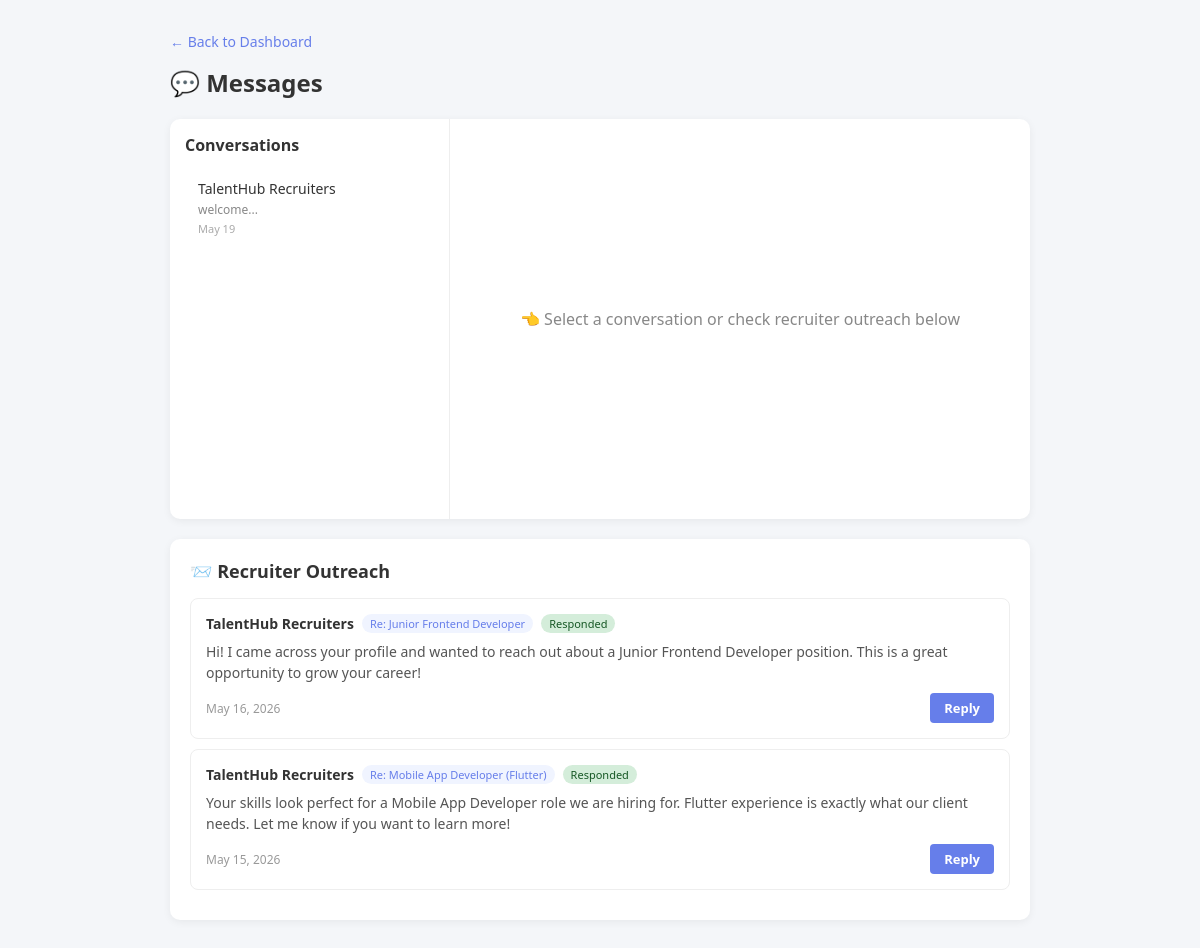
Page /prachi/Controller/messages_controller.php (signed in) on the committed database.
### tables this page shows
CREATE TABLE `recruiter_outreach` (
  `id` int(11) NOT NULL,
  `recruiter_id` int(11) NOT NULL,
  `seeker_id` int(11) NOT NULL,
  `job_id` int(11) DEFAULT NULL,
  `message` text DEFAULT NULL,
  `status` enum('sent','read','responded') NOT NULL DEFAULT 'sent',
  `sent_at` datetime NOT NULL
);

CREATE TABLE `recruiter_profiles` (
  `id` int(11) NOT NULL,
  `user_id` int(11) NOT NULL,
  `agency_name` varchar(200) DEFAULT NULL,
  `specialization` varchar(150) DEFAULT NULL,
  `description` text DEFAULT NULL,
  `website` varchar(255) DEFAULT NULL
);

CREATE TABLE `jobs` (
  `id` int(11) NOT NULL,
  `employer_id` int(11) DEFAULT NULL,
  `recruiter_id` int(11) DEFAULT NULL,
  `category_id` int(11) DEFAULT NULL,
  `title` varchar(255) NOT NULL,
  `description` text DEFAULT NULL,
  `requirements` text DEFAULT NULL,
  `benefits` text DEFAULT NULL,
  `salary_min` decimal(10,2) DEFAULT 0.00,
  `salary_max` decimal(10,2) DEFAULT 0.00,
  `location` varchar(150) DEFAULT NULL,
  `job_type` enum('full-time','part-time','remote','contract') NOT NULL DEFAULT 'full-time',
  `experience_level` enum('entry','mid','senior') NOT NULL DEFAULT 'entry',
  `deadline` date DEFAULT NULL,
  `status` enum('active','closed','draft','removed') DEFAULT 'active',
  `is_featured` tinyint(1) DEFAULT 0,
  `created_at` datetime NOT NULL
);

### prachi/Controller/messages_controller.php (called while the page is built, shortened)
<?php
require_once("../db.php");
require_once("../Model/message_model.php");
$userId = $_SESSION["user_id"];
$conversations = getConversations($userId);
$recruiterOutreach = getRecruiterOutreach($userId);
$viewData = [
    'conversations' => $conversations,
    'recruiterOutreach' => $recruiterOutreach,
    'messages' => [],
    'otherUser' => null,
    'activeChat' => null,
    'success' => $_SESSION["success"]["message"] ?? null
];
require_once("../View/messages_view.php");

### prachi/Model/message_model.php (called while the page is built, shortened)
<?php
require_once("../db.php");
function getConversations($userId) {
    global $conn;
    $userId = (int)$userId;
    $sql = "SELECT
                CASE WHEN m.sender_id = $userId THEN m.recipient_id ELSE m.sender_id END AS other_user_id,
                u.name AS other_user_name,
                u.role AS other_user_role,
                ep.company_name,
                rp.agency_name,
                MAX(m.body) AS last_message,
                MAX(m.sent_at) AS last_time,
                SUM(CASE WHEN m.recipient_id = $userId AND m.is_read = 0 THEN 1 ELSE 0 END) AS unread_count
            FROM messages m
            JOIN users u ON (CASE WHEN m.sender_id = $userId THEN m.recipient_id ELSE m.sender_id END) = u.id
            LEFT JOIN employer_profiles ep ON u.id = ep.user_id
            LEFT JOIN recruiter_profiles rp ON u.id = rp.user_id
            WHERE m.sender_id = $userId OR m.recipient_id = $userId
            GROUP BY other_user_id
            ORDER BY last_time DESC";
    $result = mysqli_query($conn, $sql);
    $conversations = [];
    while ($row = mysqli_fetch_assoc($result)) {
        $conversations[] = $row;
    }
    return $conversations;
}
function getRecruiterOutreach($seekerId) {
    global $conn;
    $seekerId = (int)$seekerId;
    $sql = "SELECT ro.*, u.name AS recruiter_name, rp.agency_name, j.title AS job_title
            FROM recruiter_outreach ro
            JOIN users u ON ro.recruiter_id = u.id
            LEFT JOIN recruiter_profiles rp ON u.id = rp.user_id
            LEFT JOIN jobs j ON ro.job_id = j.id
            WHERE ro.seeker_id = $seekerId
            ORDER BY ro.sent_at DESC";
    $result = mysqli_query($conn, $sql);
    $outreach = [];
    while ($row = mysqli_fetch_assoc($result)) {
        $outreach[] = $row;
    }
    return $outreach;
}

### prachi/View/messages_view.php (the view, shortened to what this page needs)
<?php
$conversations = $viewData['conversations'] ?? [];
$messages = $viewData['messages'] ?? [];
$otherUser = $viewData['otherUser'] ?? null;
$activeChat = $viewData['activeChat'] ?? null;
$recruiterOutreach = $viewData['recruiterOutreach'] ?? [];
$currentUserId = $_SESSION['user_id'];
?>
<!DOCTYPE html>
<html lang="en">
<head>
    <link rel="stylesheet" href="../View/css/messages.css">
</head>
<body>
    <div class="container">
        <a href="../Controller/seeker_dashboard_controller.php" class="back-link">← Back to Dashboard</a>
        <h1>💬 Messages</h1>
        <div class="messages-layout">
            <div class="chat-sidebar">
                <h3>Conversations</h3>
                <?php if (empty($conversations)): ?>
                    <p class="empty-text">No conversations yet</p>
                <?php else: ?>
                    <?php foreach ($conversations as $conv): ?>
                        <a href="../Controller/messages_controller.php?user=<?php echo $conv['other_user_id']; ?>"
                           class="conv-item <?php echo $activeChat == $conv['other_user_id'] ? 'active' : ''; ?>">
                            <div class="conv-name">
                                <?php echo htmlspecialchars($conv['company_name'] ?? $conv['agency_name'] ?? $conv['other_user_name']); ?>
                            </div>
                            <div class="conv-preview"><?php echo htmlspecialchars(substr($conv['last_message'], 0, 40)); ?>...</div>
                            <div class="conv-time"><?php echo date('M j', strtotime($conv['last_time'])); ?></div>
                        </a>
                    <?php endforeach; ?>
                <?php endif; ?>
            </div>
            <div class="chat-main">
                <?php if ($otherUser): ?>
                    <div class="chat-header">
                        <h3><?php echo htmlspecialchars($otherUser['company_name'] ?? $otherUser['agency_name'] ?? $otherUser['name']); ?></h3>
                    </div>
                    <div class="chat-messages" id="chatMessages">
    <?php if (empty($messages) && empty($recruiterOutreach)): ?>
        <p class="empty-text">No messages yet. Start the conversation!</p>
    <?php else: ?>
        <?php foreach ($recruiterOutreach as $ro): ?>
            <?php if ($ro['recruiter_id'] == $activeChat): ?>
                <div class="message received">
                    <div class="msg-bubble outreach-bubble">
                        <div class="outreach-label">📨 Recruiter Outreach<?php if ($ro['job_title']): ?> - <?php echo htmlspecialchars($ro['job_title']); ?><?php endif; ?></div>
                        <?php echo nl2br(htmlspecialchars($ro['message'])); ?>
                    </div>
                    <div class="msg-time"><?php echo date('M j, g:i A', strtotime($ro['sent_at'])); ?></div>
                </div>
            <?php endif; ?>
        <?php endforeach; ?>
        <?php foreach ($messages as $msg): ?>
            <div class="message <?php echo $msg['sender_id'] == $currentUserId ? 'sent' : 'received'; ?>">
                <div class="msg-bubble">
                    <?php echo nl2br(htmlspecialchars($msg['body'])); ?>
                </div>
                <div class="msg-time"><?php echo date('g:i A', strtotime($msg['sent_at'])); ?></div>
            </div>
        <?php endforeach; ?>
    <?php endif; ?>
</div>
                    <form method="post" class="chat-form">
                        <input type="hidden" name="recipient_id" value="<?php echo $otherUser['id']; ?>">
                        <textarea name="message" placeholder="Type your message..." required></textarea>
                        <button type="submit" class="btn btn-primary">Send</button>
                    </form>
                <?php else: ?>
                    <div class="no-chat">
                        <p>👈 Select a conversation or check recruiter outreach below</p>
                    </div>
                <?php endif; ?>
            </div>
        </div>
        <div class="section">
            <h2>📨 Recruiter Outreach</h2>
            <?php if (empty($recruiterOutreach)): ?>
                <p class="empty-text">No recruiter outreach messages yet</p>
            <?php else: ?>
                <?php foreach ($recruiterOutreach as $ro): ?>
                    <div class="outreach-card">
                        <div class="outreach-header">
                            <strong><?php echo htmlspecialchars($ro['agency_name'] ?? $ro['recruiter_name']); ?></strong>
                            <?php if ($ro['job_title']): ?>
                                <span class="tag">Re: <?php echo htmlspecialchars($ro['job_title']); ?></span>
                            <?php endif; ?>
                            <span class="outreach-status status-<?php echo $ro['status']; ?>"><?php echo ucfirst($ro['status']); ?></span>
                        </div>
                        <p class="outreach-message"><?php echo nl2br(htmlspecialchars($ro['message'])); ?></p>
                        <div class="outreach-footer">
                            <span class="outreach-time"><?php echo date('M j, Y', strtotime($ro['sent_at'])); ?></span>
                            <a href="../Controller/messages_controller.php?user=<?php echo $ro['recruiter_id']; ?>" class="btn btn-sm">Reply</a>
                        </div>
                    </div>
                <?php endforeach; ?>
            <?php endif; ?>
        </div>
    </div>
</body>
</html>

### prachi/View/css/messages.css (style rules this page uses)
* { margin: 0; padding: 0; box-sizing: border-box; }
body { font-family: 'Segoe UI', Tahoma, Geneva, Verdana, sans-serif; background: #f4f6f9; color: #333; }
.container { max-width: 900px; margin: 30px auto; padding: 0 20px; }
.back-link { display: inline-block; margin-bottom: 15px; color: #667eea; text-decoration: none; font-size: 14px; }
h1 { font-size: 24px; margin-bottom: 20px; }
.messages-layout { display: flex; gap: 0; background: white; border-radius: 10px; box-shadow: 0 2px 8px rgba(0,0,0,0.06); margin-bottom: 20px; min-height: 400px; max-height: 600px; }
.chat-sidebar { width: 280px; border-right: 1px solid #eee; overflow-y: auto; padding: 15px; }
.chat-sidebar h3 { font-size: 16px; margin-bottom: 10px; }
.conv-item { display: block; padding: 12px; border-radius: 6px; text-decoration: none; margin-bottom: 5px; border: 1px solid transparent; }
.conv-name { font-weight: 500; color: #333; font-size: 14px; }
.conv-preview { color: #888; font-size: 12px; margin-top: 3px; }
.conv-time { color: #aaa; font-size: 11px; margin-top: 3px; }
.chat-main { flex: 1; display: flex; flex-direction: column; }
.no-chat { flex: 1; display: flex; align-items: center; justify-content: center; color: #888; }
.section { background: white; padding: 20px; border-radius: 10px; box-shadow: 0 2px 8px rgba(0,0,0,0.06); }
.section h2 { font-size: 18px; margin-bottom: 15px; }
.outreach-card { border: 1px solid #eee; border-radius: 8px; padding: 15px; margin-bottom: 10px; }
.outreach-header { display: flex; flex-wrap: wrap; gap: 8px; align-items: center; margin-bottom: 8px; }
.outreach-header strong { font-size: 14px; }
.tag { background: #f0f4ff; color: #667eea; padding: 2px 8px; border-radius: 10px; font-size: 11px; }
.outreach-status { padding: 2px 8px; border-radius: 10px; font-size: 11px; font-weight: 500; }
.status-responded { background: #d4edda; color: #155724; }
.outreach-message { font-size: 14px; color: #555; margin-bottom: 10px; line-height: 1.5; }
.outreach-footer { display: flex; justify-content: space-between; align-items: center; }
.outreach-time { font-size: 12px; color: #999; }
.btn { padding: 10px 20px; border: none; border-radius: 6px; font-size: 14px; font-weight: 600; cursor: pointer; text-decoration: none; display: inline-block; }
.btn-sm { padding: 6px 14px; font-size: 13px; background: #667eea; color: white; border-radius: 4px; text-decoration: none; }

### rows in the picture
recruiter_outreach: recruiter_profiles.agency_name "TalentHub Recruiters", job.title "Junior Frontend Developer", status "Responded", message "Hi! I came across your profile and wanted to reach out about a Junior Frontend Developer position. This is a great opportunity to grow your career!", sent_at "May 16, 2026"
recruiter_outreach: recruiter_profiles.agency_name "TalentHub Recruiters", job.title "Mobile App Developer (Flutter)", status "Responded", message "Your skills look perfect for a Mobile App Developer role we are hiring for. Flutter experience is exactly what our client needs. Let me know if you want to learn more!", sent_at "May 15, 2026"

### other values in the picture
$conv['company_name'] "TalentHub Recruiters"
substr($conv['last_message'], 0, 40) "welcome"
date('M j', strtotime($conv['last_time'])) "May 19"
